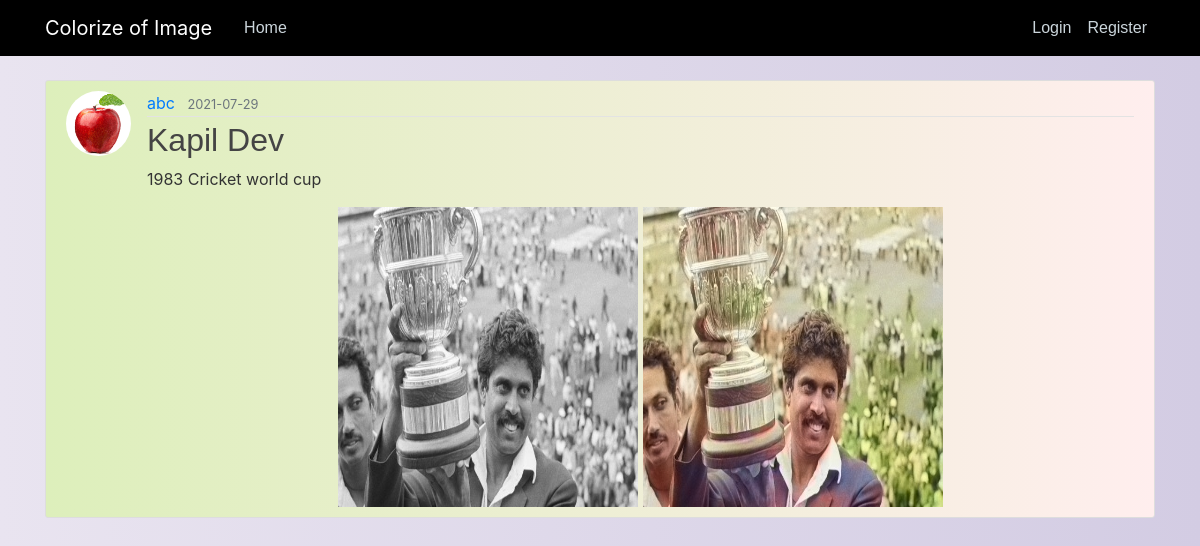
The app's page /post/22 with its own data.
### my_project/models.py (models this page shows, shortened)
class User(db.Model, UserMixin):
	id = db.Column(db.Integer, primary_key=True)
	username = db.Column(db.String(20), unique=True, nullable=False)
	email = db.Column(db.String(120), unique=True, nullable=False)
	image_file = db.Column(db.String(20), nullable=False, default='default.jpg')
	password = db.Column(db.String(60), nullable=False)
	posts = db.relationship('Post', backref='author', lazy=True)

class Post(db.Model):
	id = db.Column(db.Integer, primary_key=True)
	title = db.Column(db.String(100), nullable=False)
	date_posted = db.Column(db.DateTime, nullable=False, default=datetime.utcnow)
	content = db.Column(db.Text, nullable=False)
	visibility = db.Column(db.Text, default="0")
	image_file = db.Column(db.String(20), nullable=False)
	output_file = db.Column(db.String(20), nullable=False)
	user_id = db.Column(db.Integer, db.ForeignKey('user.id'), nullable=False)

### my_project/routes.py (the view)
@app.route("/post/<int:post_id>")
def post(post_id):
	post = Post.query.get_or_404(post_id)
	return render_template('post.html', title=post.title, post=post)

### my_project/templates/post.html (shortened to what this page needs)
{% extends "layout.html" %}
{% block content %}
	<article class="media content-section">
		<img class='rounded-circle article-img' src='{{ url_for("static", filename="profile_pics/" + post.author.image_file) }}'>
  		<div class="media-body">
		    <div class="article-metadata">
		      <a class="mr-2" href="{{url_for('user_post',username=post.author.username)}}">{{ post.author.username }}</a>
		      <small class="text-muted">{{ post.date_posted.strftime('%Y-%m-%d') }}</small>
		    </div>
		    <h2 class='article-title'>{{ post.title }}</h2>
	    	<p class="article-content">{{ post.content }}</p>
        <center>
	    	<img class='' height="300" width="300" src='{{ url_for("static", filename="input_pics/" + post.image_file) }}'>
	    	<img class='' height="300" width="300" src='{{ url_for("static", filename="output_pics/" + post.output_file) }}'>
        </center>
	  	</div>
	</article>
{% endblock content %}

### my_project/static/main.css (style rules this page uses)
body { background: #D3CCE3; background: -webkit-linear-gradient(to right, #E9E4F0, #D3CCE3); background: linear-gradient(to right, #E9E4F0, #D3CCE3); color: #333333; margin-top: 5rem; }
h1, h2, h3, h4, h5, h6 { color: #444444; font-family: 'helvetica' }
.content-section { background: #FFEEEE; background: -webkit-linear-gradient(to right, #DDEFBB, #FFEEEE); background: linear-gradient(to right, #DDEFBB, #FFEEEE); padding: 10px 20px; border: 1px solid #dddddd; border-radius: 3px; margin-bottom: 20px; }
.article-title { color: #444444; }
.article-content { white-space: pre-line; }
.article-img { height: 65px; width: 65px; margin-right: 16px; }
.article-metadata { padding-bottom: 1px; margin-bottom: 4px; border-bottom: 1px solid #e3e3e3 }

### records on screen
User: image_file (picture), author.username "abc"
Post: date_posted "2021-07-29", title "Kapil Dev", content "1983 Cricket world cup", image_file (picture), output_file (picture)
